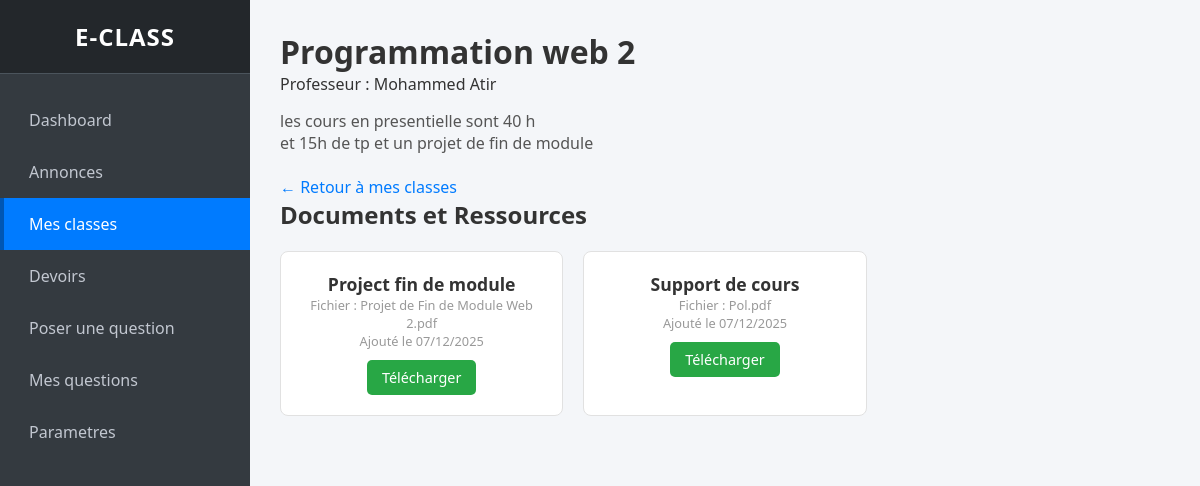
The page /Projet/etudiant/cours_details.php?id=14 (signed in) on the database its author committed.
### tables this page shows
CREATE TABLE `classes` (
  `id` int(11) NOT NULL,
  `id_prof` int(11) NOT NULL,
  `nom_classe` varchar(50) NOT NULL,
  `description` varchar(100) NOT NULL,
  `nbr_etudiant` int(11) DEFAULT 0,
  `code_classe` varchar(100) DEFAULT NULL,
  `date_creation` datetime DEFAULT current_timestamp()
);

CREATE TABLE `users` (
  `id` int(11) NOT NULL,
  `username` varchar(50) NOT NULL,
  `email` varchar(100) NOT NULL,
  `password` varchar(150) NOT NULL,
  `created_at` datetime DEFAULT current_timestamp(),
  `type` varchar(25) NOT NULL
);

CREATE TABLE `documents` (
  `id` int(11) NOT NULL,
  `titre` varchar(255) NOT NULL,
  `contenu_fichier` longblob DEFAULT NULL,
  `type_mime` varchar(100) DEFAULT NULL,
  `nom_fichier` varchar(255) DEFAULT NULL,
  `id_classe` int(11) NOT NULL,
  `date_upload` datetime DEFAULT current_timestamp()
);

### Projet/etudiant/cours_details.php (the view, shortened to what this page needs)
<?php
$id_classe = (int) $_GET['id'];
$conn = connect_db();
$sql_class = $conn->prepare("
    SELECT c.nom_classe, c.description, u.username as nom_prof
    FROM classes c
    INNER JOIN users u ON c.id_prof = u.id
    WHERE c.id = ?
");
$sql_class->bind_param("i", $id_classe);
$sql_class->execute();
$info_classe = $sql_class->get_result()->fetch_assoc();
$sql_docs = $conn->prepare("SELECT id, titre, nom_fichier, date_upload FROM documents WHERE id_classe = ? ORDER BY date_upload DESC");
$sql_docs->bind_param("i", $id_classe);
$sql_docs->execute();
$documents = $sql_docs->get_result();
?>
<!DOCTYPE html>
<html lang="fr">
<head>
    <link rel="stylesheet" href="../assets/global.css">
</head>
<body>
<div class="sidebar">
    <h2>E-Class</h2>
    <ul>
        <li><a href="dashboard_etudiant.php">Dashboard</a></li>
        <li><a href="annonces.php">Annonces</a></li>
        <li><a href="mes_classes.php" class="active">Mes classes</a></li>
        <li><a href="devoirs.php">Devoirs</a></li>
        <li><a href="poser_question.php">Poser une question</a></li>
        <li><a href="mes_questions.php">Mes questions</a></li>
        <li><a href="ParametreE.php">Parametres</a></li>
    </ul>
</div>
<div class="main">
    <div class="course-header">
        <h1><?= htmlspecialchars($info_classe['nom_classe']) ?></h1>
        <div class="prof-name">Professeur : <?= htmlspecialchars($info_classe['nom_prof']) ?></div>
        <?php if(!empty($info_classe['description'])): ?>
            <p style="margin-top: 15px; color: #555;">
                <?= nl2br(htmlspecialchars($info_classe['description'])) ?>
            </p>
        <?php endif; ?>
        <br>
        <a href="mes_classes.php" style="color: #007bff; text-decoration: none;">&larr; Retour à mes classes</a>
    </div>
    <h2>Documents et Ressources</h2>
    <?php if($documents->num_rows > 0): ?>
        <div class="doc-list">
            <?php while($doc = $documents->fetch_assoc()): ?>
                <div class="doc-card">
                    <div class="doc-title" style="font-weight: bold; font-size: 1.1em;">
                        <?= htmlspecialchars($doc['titre']) ?>
                    </div>
                    <div style="font-size: 0.8em; color: #999; margin-bottom: 10px;">
                        Fichier : <?= htmlspecialchars($doc['nom_fichier']) ?> <br>
                        Ajouté le <?= isset($doc['date_upload']) ? date("d/m/Y", strtotime($doc['date_upload'])) : '-' ?>
                    </div>
                    <a href="../crud_secondaire/download.php?id=<?= $doc['id'] ?>&context=cours"
                       class="btn-download"
                       target="_blank">
                        Télécharger
                    </a>
                </div>
            <?php endwhile; ?>
        </div>
    <?php else: ?>
        <div class="notification notif-green">
            <p>Le professeur n'a pas encore ajouté de documents pour ce cours.</p>
        </div>
    <?php endif; ?>
</div>
</body>
</html>

### Projet/assets/global.css (style rules this page uses)
:root { --primary: #007bff; --primary-dark: #0069d9; --success: #28a745; --danger: #dc3545; --warning: #ffc107; --dark: #343a40; --light: #f8f9fa; --border-color: #dee2e6; --bg-body: #f4f6f9; --bg-login: #e8f0fe; --color-orange: #ff9800; }
* { box-sizing: border-box; margin: 0; padding: 0; }
body { font-family: 'Segoe UI', Tahoma, Geneva, Verdana, sans-serif; background-color: var(--bg-body); color: #333; display: flex; min-height: 100vh; }
a { text-decoration: none; color: inherit; }
ul { list-style: none; }
.sidebar { width: 250px; background-color: var(--dark); color: #fff; position: fixed; height: 100%; left: 0; top: 0; display: flex; flex-direction: column; overflow-y: auto; z-index: 1000; }
.sidebar h2 { text-align: center; padding: 20px 0; background-color: #23272b; margin-bottom: 20px; font-size: 24px; text-transform: uppercase; letter-spacing: 1px; border-bottom: 1px solid #4b545c; }
.sidebar ul li a { display: block; padding: 15px 25px; color: #c2c7d0; transition: all 0.3s; border-left: 4px solid transparent; font-size: 16px; }
.sidebar ul li a.active { background-color: var(--primary); color: #fff; border-left: 4px solid #0056b3; }
.main { margin-left: 250px; width: calc(100% - 250px); padding: 30px; transition: all 0.3s; }
.btn-download { background-color: var(--success); color: white; padding: 8px 15px; text-decoration: none; border-radius: 5px; font-size: 0.9em; display: inline-block; transition: background 0.3s; border: none; cursor: pointer; }
.doc-list { display: grid; grid-template-columns: repeat(auto-fill, minmax(250px, 1fr)); gap: 20px; margin-top: 20px; }
.doc-card { background: white; border: 1px solid #e1e1e1; border-radius: 8px; padding: 20px; text-align: center; transition: transform 0.2s, box-shadow 0.2s; }

### rows shown on the page
classes: nom_classe "Programmation web 2", id_prof.username "Mohammed Atir", description "les cours en presentielle sont 40 h et 15h de tp et un projet de fin de module"
documents: titre "Project fin de module", nom_fichier "Projet de Fin de Module Web 2.pdf", date_upload "07/12/2025"
documents: titre "Support de cours", nom_fichier "Pol.pdf", date_upload "07/12/2025"
